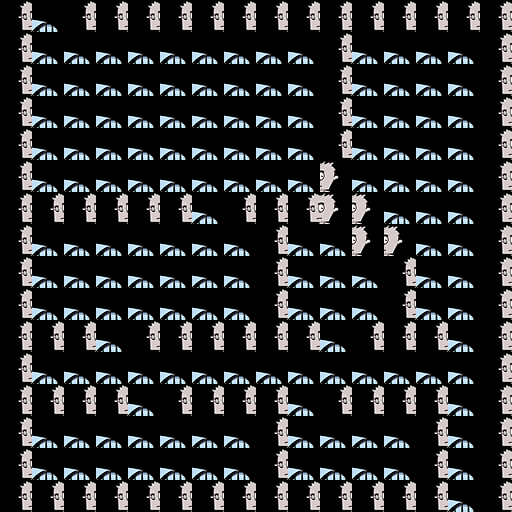

This game map was drawn from its Tiled (.tmx) file and the tilesets committed beside it. A one-line description and the trimmed map source follow:
An orthogonal 16x16 tile map with 32x32 px tiles, 1 tile layer (background).

<map version="1.0" orientation="orthogonal" width="16" height="16" tilewidth="32" tileheight="32">
 <tileset firstgid="1" name="main" tilewidth="32" tileheight="32">
  <image source="tileset.png" width="1024" height="2016" />
 </tileset>
 <layer name="background" width="16" height="16">
  <data>[256 cells, 256 non-empty, 3 distinct tile ids]</data>
 </layer>
</map>